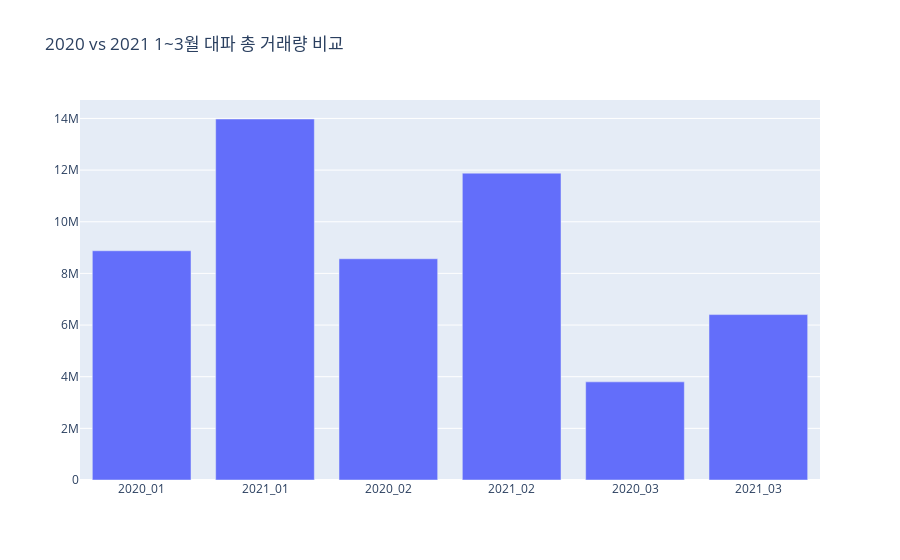

The notebook cell this image was saved under:
### Markdown cell above
### 데이터 시각화 ###

### Code cell
import plotly.offline as pyo
import plotly.graph_objs as go

trace = go.Bar(x=result2['index'], y=result2['거래량'])
data = [trace]
layout = go.Layout(title='2020 vs 2021 1~3월 대파 총 거래량 비교')
fig = go.Figure(data=data, layout=layout)
pyo.iplot(fig)

### Figure 1 — Plotly figure (JSON) as saved in the notebook; plotly's stock layout.template omitted (floating-point values rounded to 4 significant figures)
{"data": [{"type": "bar", "x": ["2020_01", "2021_01", "2020_02", "2021_02", "2020_03", "2021_03"], "y": [8876265, 13978720, 8567093, 11881718, 3799695, 6405142]}], "layout": {"title": {"text": "2020 vs 2021 1~3월 대파 총 거래량 비교"}}}
